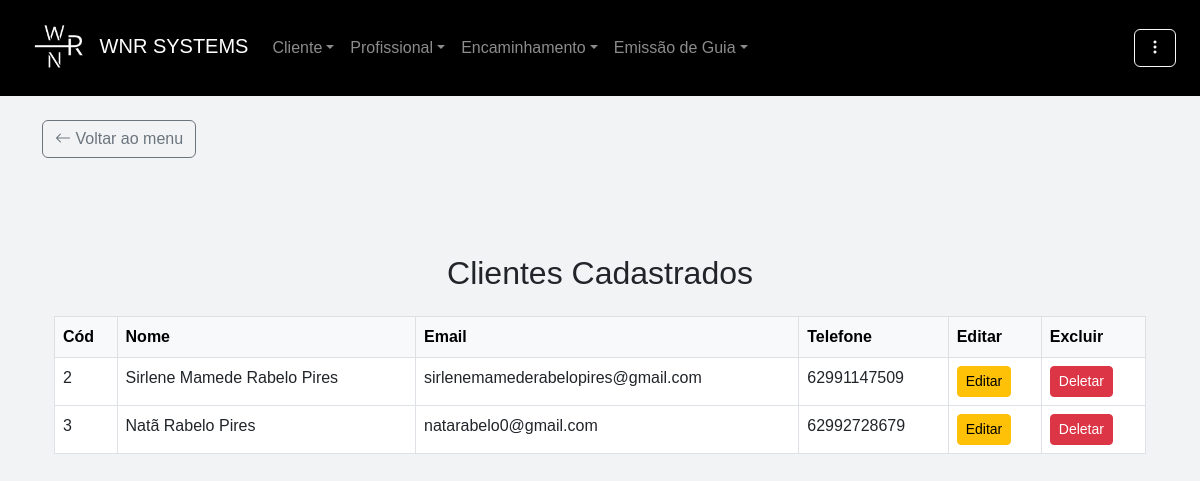
Page /listar_cliente (signed in) on the earlier database version.
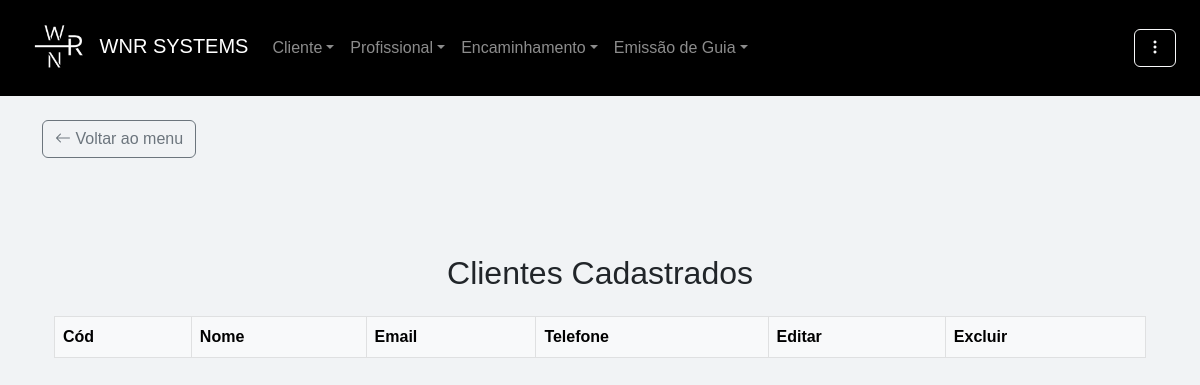
Same page on the later database version.
### app/models.py (models this page shows)
class Cliente(db.Model):
    __tablename__ = "clientes"
    id                              = db.Column(db.Integer, primary_key=True)
    nome                            = db.Column(db.String(255), nullable=False)
    cpf                             = db.Column(db.String(14), unique=True, nullable=False)
    email                           = db.Column(db.String(255))
    data_nascimento                 = db.Column(db.DateTime)
    renda_familiar                  = db.Column(db.Float, nullable=False, default=0.0)
    bairro                          = db.Column(db.String(255))
    canal_divulgacao                = db.Column(db.String(255))
    cep                             = db.Column(db.String(10))
    cidade                          = db.Column(db.String(255))
    cpf_responsavel                 = db.Column(db.String(14))
    complemento                     = db.Column(db.String(255))
    numero_cs                       = db.Column(db.String(20))
    despesa_mensal                  = db.Column(db.Float, nullable=False, default=0.0)
    estado                          = db.Column(db.String(255))
    endereco                        = db.Column(db.String(255))
    fone_contato                    = db.Column(db.String(20))
    fone_pessoal                    = db.Column(db.String(20))
    nome_plano_saude                = db.Column(db.String(255), default="")
    plano_saude                     = db.Column(db.String(255))
    nome_responsavel                = db.Column(db.String(255), default="")
    possui_filhos                   = db.Column(db.String(255))
    numero_filhos                   = db.Column(db.Integer, default=0)
    previdenciario                  = db.Column(db.String(255))
    profissao                       = db.Column(db.String(255))
    remuneracao                     = db.Column(db.Float, nullable=False, default=0.0)
    rg                              = db.Column(db.String(20))
    saldo                           = db.Column(db.Float, nullable=False, default=0.0)
    idade                           = db.Column(db.Integer, default=0)
    data_cadastro                   = db.Column(db.DateTime, default=db.func.current_timestamp())
    sexo_id                         = db.Column(db.Integer, db.ForeignKey("sexo.id"))
    condicao_habitacao_id           = db.Column(db.Integer, db.ForeignKey("condicao_habitacao.id"))
    tipo_moradia_id                 = db.Column(db.Integer, db.ForeignKey("tipo_moradia.id"))
    tipo_transporte_id              = db.Column(db.Integer, db.ForeignKey("tipo_transporte.id"))
    escolaridade_id                 = db.Column(db.Integer, db.ForeignKey("escolaridade.id"))
    grau_parentesco_id              = db.Column(db.Integer, db.ForeignKey("grau_parentesco.id"))
    estado_civil_id                 = db.Column(db.Integer, db.ForeignKey("estados_civis.id"))
    estado_civil                    = db.relationship("EstadosCivis", back_populates="clientes")
    sexo                            = db.relationship("Sexo", back_populates="clientes")
    condicao_habitacao              = db.relationship("CondicaoHabitacao", back_populates="clientes")
    tipo_moradia                    = db.relationship("TipoMoradia", back_populates="clientes")
    tipo_transporte                 = db.relationship("TipoTransporte", back_populates="clientes")
    escolaridade                    = db.relationship("Escolaridade", back_populates="clientes")
    grau_parentesco                 = db.relationship("GrauParentesco", back_populates="clientes")
    encaminhamentos                 = db.relationship("Encaminhamento", back_populates="cliente", cascade="all, delete-orphan")
    guias                           = db.relationship("Guia", back_populates="cliente", cascade="all, delete-orphan")

### app/routes/cliente/cliente.py (the view)
@client_bp.route('/listar_cliente', methods=['GET', 'POST'])
@required_login
@role_required('atendimento', 'financeiro', 'admin')
def listar_cliente():
    clientes = Cliente.query.all()
    usuario = current_user
    return render_template('clientes/list.html', clientes=clientes, usuario=usuario)

### app/__init__.py (called while the page is built)
@login_manager.user_loader
def load_user(id):
    return Usuario.query.get(int(id))

### app/utils/login_required.py (called while the page is built)
def required_login(f):
    @wraps(f)
    def decorated_function(*args, **kwargs):
        if 'user_id' not in session:
            return redirect(url_for('auth_bp.login'))
        return f(*args, **kwargs)
    return decorated_function

### app/templates/clientes/list.html (shortened to what this page needs)
{% extends 'base.html' %}
{% block content %}
<div class="container mt-5">
    <h2 class="text-center mb-4 mt-5">Clientes Cadastrados</h2>
    <div class="card-body">
        <table id="table" class="table table-bordered table-hover">
            <thead class="table-light">
                <tr>
                    <th>Cód</th>
                    <th>Nome</th>
                    <th>Email</th>
                    <th>Telefone</th>
                    <th>Editar</th>
                    {% if usuario.role == "admin" %}
                    <th>Excluir</th>
                    {% endif %}
                </tr>
            </thead>
            <tbody>
                {% for cliente in clientes %}
                    <tr>
                        <td>{{ cliente.id }}</td>
                        <td>{{ cliente.nome }}</td>
                        <td>{{ cliente.email }}</td>
                        <td>{{ cliente.fone_contato }}</td>
                        <td><a href="{{ url_for('client_bp.editar_cliente', id=cliente.id) }}" class="btn btn-sm btn-warning">Editar</a></td>
                        {% if usuario.role == "admin" %}
                        <td><a href="{{ url_for('client_bp.deletar_cliente', id=cliente.id) }}" class="btn btn-sm btn-danger" data-bs-toggle="modal" data-bs-target="#confirmarExclusao" data-id="{{ cliente.id }}">Deletar</a></td>
                        {% endif %}
                    </tr>
                  {% endfor %}
            </tbody>
        </table>
    </div>
</div>
{% endblock %}

### app/templates/base.html (shortened to what this page needs)
<!DOCTYPE html>
<html lang="pt-BR">
<head>
    <link href="https://cdn.jsdelivr.net/npm/bootstrap@5.3.0/dist/css/bootstrap.min.css" rel="stylesheet">
    <link rel="stylesheet" href="https://cdn.jsdelivr.net/npm/bootstrap-icons/font/bootstrap-icons.css">
    <link rel="stylesheet" href="https://cdnjs.cloudflare.com/ajax/libs/font-awesome/6.5.0/css/all.min.css">
    <link rel="stylesheet" href="https://cdn.datatables.net/1.13.6/css/dataTables.bootstrap5.min.css">
    <link rel="stylesheet" href="https://cdn.datatables.net/buttons/2.2.3/css/buttons.dataTables.min.css">
    <link rel="stylesheet" href="{{ url_for('static', filename='css/base.css') }}">
</head>
<body>
    <nav class="navbar navbar-expand-lg navbar-dark bg-black px-4 fixed-top">
    <a class="navbar-brand" href="{{ url_for('main_bp.menu') }}">
        <img src="{{ url_for('static', filename='image/logo.png') }}" alt="Logo" width="70" height="70" class="d-inline-block align-text-center">
        WNR SYSTEMS
    </a>
    <div class="collapse navbar-collapse" id="navbarNav">
        <ul class="navbar-nav me-auto">
            <li class="nav-item dropdown">
                <a class="nav-link dropdown-toggle" href="#" data-bs-toggle="dropdown">Cliente</a>
            </li>
            <li class="nav-item dropdown">
                <a class="nav-link dropdown-toggle" href="#" data-bs-toggle="dropdown">Profissional</a>
            </li>
            <li class="nav-item dropdown">
                <a class="nav-link dropdown-toggle" href="#" data-bs-toggle="dropdown">Encaminhamento</a>
            </li>
            <li class="nav-item dropdown">
                <a class="nav-link dropdown-toggle" href="#" data-bs-toggle="dropdown">Emissão de Guia</a>
            </li>
        </ul>
        <div class="dropdown ms-auto">
            <button class="btn btn-outline-light" type="button" id="menuDropdown" data-bs-toggle="dropdown" aria-expanded="false">
                <i class="bi bi-three-dots-vertical"></i>
            </button>
        </div>
    </div>
</nav>
    {% if request.endpoint != 'main_bp.menu' %}
    <div class="container mt-5 pt-3">
        <a href="{{ url_for('main_bp.menu') }}" class="btn btn-outline-secondary">
            <i class="bi bi-arrow-left"></i> Voltar ao menu
        </a>
    </div>
    {% endif %}
    <div class="container container-fluid mt-5">
        {% block content %}{% endblock %}
    </div>
</body>
</html>

### app/static/css/base.css (style rules this page uses)
body { display: flex; flex-direction: column; margin: 0; padding-top: 56px; font-family: Arial, sans-serif; background-color: #f1f3f5; }

Differences in the rows shown:
removed Cliente: id "2", nome "Sirlene Mamede Rabelo Pires", email "sirlenemamederabelopires@gmail.com", fone_contato "62991147509"
removed Cliente: id "3", nome "Natã Rabelo Pires", email "natarabelo0@gmail.com", fone_contato "62992728679"
